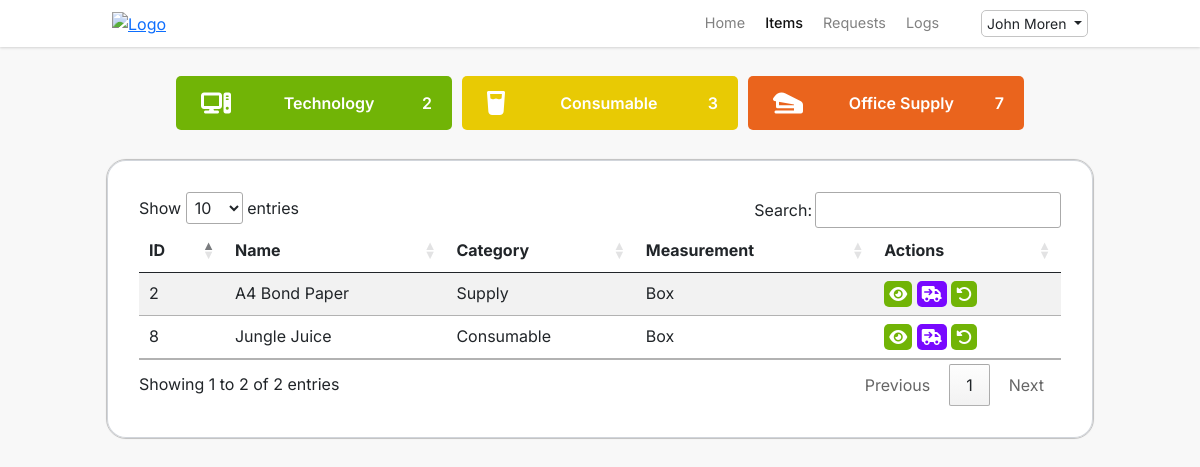
Screenshot of /items.php (signed in) with the database file from the repository.
### tables this page shows
CREATE TABLE `items` (
  `item_id` int(11) NOT NULL,
  `item_name` varchar(255) NOT NULL,
  `item_category` int(11) NOT NULL,
  `item_measure` int(11) NOT NULL,
  `item_quantity` int(11) NOT NULL,
  `item_chapter` int(11) NOT NULL,
  `item_description` varchar(255) NOT NULL,
  `item_image` varchar(255) NOT NULL
);

CREATE TABLE `items_category` (
  `item_category_id` int(11) NOT NULL,
  `item_category_name` varchar(255) NOT NULL
);

CREATE TABLE `items_unit_of_measure` (
  `item_uom_id` int(11) NOT NULL,
  `item_uom_name` varchar(255) NOT NULL
);

### items.php (the view, shortened to what this page needs)
<?php
include 'includes/config.inc.php';
?>
<!DOCTYPE html>
<html lang="en">
<head>
    <?php include_once 'includes/headers.inc.php'; ?>
    <link rel="stylesheet" href="assets/css/style.css?v=<?php echo time(); ?>">
    <link rel="stylesheet" href="assets/css/nav.css?v=<?php echo time(); ?>">
    <link rel="stylesheet" href="assets/css/items.css?v=<?php echo time(); ?>">
    <link rel="stylesheet" href="https://cdn.datatables.net/1.13.6/css/jquery.dataTables.css" />
</head>
<body>
    <?php include 'nav.php';?>
    <div id="wrapper">
        <div class="section px-5 pt-4">
            <div class="row justify-content-center align-items-center">
                <div class="box col-sm-12 col-md-3 col-lg-3">
                    <i class="fa-solid fa-computer icon"></i>
                    <p class="m-0">Technology</p>
                    <?php
                        $query = "SELECT COUNT(item_category) FROM items WHERE item_category = 1";
                        $stmt = $pdo->query($query);
                        $count = $stmt->fetchColumn();
                        if ($count !== false) {
                            echo '<p class="m-0">'.$count.'</p>';
                        } else {
                            echo "Error fetching count";
                        }
                    ?>
                </div>
                <div class="box col-sm-12 col-md-3 col-lg-3">
                    <i class="fa-solid fa-glass-water icon"></i>
                    <p class="m-0">Consumable</p>
                    <?php
                        $query = "SELECT COUNT(item_category) FROM items WHERE item_category = 2";
                        $stmt = $pdo->query($query);
                        $count = $stmt->fetchColumn();
                        if ($count !== false) {
                            echo '<p class="m-0">'.$count.'</p>';
                        } else {
                            echo "Error fetching count";
                        }
                    ?>
                </div>
                <div class="box col-sm-12 col-md-3 col-lg-3">
                    <i class="fa-solid fa-stapler icon"></i>
                    <p class="m-0 px-2">Office Supply</p>
                    <?php
                        $query = "SELECT COUNT(item_category) FROM items WHERE item_category = 3";
                        $stmt = $pdo->query($query);
                        $count = $stmt->fetchColumn();
                        if ($count !== false) {
                            echo '<p class="m-0">'.$count.'</p>';
                        } else {
                            echo "Error fetching count";
                        }
                    ?>
                </div>
            </div>
            <br>
            <div class="row justify-content-center align-items-center">
                <div class="col-12 col-sm-12 col-md-12 col-lg-11">
                    <div class="table-responsive">
                        <table class="table table-hover table-sm table-striped">
                            <thead>
                                <tr>
                                    <th>ID</th>
                                    <th>Name</th>
                                    <th>Category</th>
                                    <th>Measurement</th>
                                    <th>Actions</th>
                                </tr>
                            </thead>
                            <tbody>
                                <?php
                                    if (isset($_SESSION['CT'])) {
                                        try{
                                            if(($_SESSION['CH'] == 1) && ($_SESSION['CT'] == 1)) {
                                                $query = "SELECT items.item_id AS ID,\n"
                                                . "items.item_name AS Name,\n"
                                                . "items_category.item_category_name AS Category,\n"
                                                . "items_unit_of_measure.item_uom_name AS Measurement,\n"
                                                . "items.item_quantity AS Quantity,\n"
                                                . "chapters.chapter_name AS Chapter\n"
                                                . "FROM items\n"
                                                . "INNER JOIN items_category ON items.item_category = items_category.item_category_id\n"
                                                . "INNER JOIN items_unit_of_measure ON items.item_measure = items_unit_of_measure.item_uom_id\n"
                                                . "INNER JOIN chapters ON items.item_chapter = chapters.chapter_id;";
                                            } else {
                                                $user_chapter = $_SESSION['CH'];
                                                $query = "SELECT
                                                            items.item_id AS ID,
                                                            items.item_name AS Name,
                                                            items_category.item_category_name AS Category,
                                                            items_unit_of_measure.item_uom_name AS Measurement
                                                        FROM items
                                                        INNER JOIN items_category ON items.item_category = items_category.item_category_id
                                                        INNER JOIN items_unit_of_measure ON items.item_measure = items_unit_of_measure.item_uom_id
                                                        WHERE items.item_chapter = $user_chapter;";
                                            }
                                            $stmt = $pdo->query($query);
                                            $stmt->execute();
                                            $result = $stmt->fetchAll(PDO::FETCH_ASSOC);
                                            foreach ($result as $row) {
                                            ?>
                                                <tr>
                                                    <td><?php echo $row['ID']; ?></td>
                                                    <td><?php echo $row['Name']; ?></td>
                                                    <td><?php echo $row['Category']; ?></td>
                                                    <td><?php echo $row['Measurement']; ?></td>
                                                    <td>
                                                        <?php if ($_SESSION['CT'] == 1) {
                                                            echo '
                                                            <a href="http://" target="" rel="noopener noreferrer" data-toggle="tooltip" title="View"><i class="fa-solid fa-eye"></i></a>
                                                            <a href="http://" target="" rel="noopener noreferrer" data-toggle="tooltip" title="Edit"><i class="fa-solid fa-pen-to-square"></i></a>
                                                            <a href="http://" target="" rel="noopener noreferrer" data-toggle="tooltip" title="Delete"><i class="fa-solid fa-trash"></i></i></a>
                                                            <a href="http://" target="" rel="noopener noreferrer" data-toggle="tooltip" title="Request"><i class="fa-solid fa-truck-arrow-right"></i></a>
                                                            <a href="http://" target="" rel="noopener noreferrer" data-toggle="tooltip" title="Return"><i class="fa-solid fa-rotate-left"></i></a>
                                                            ';
                                                        } else {
                                                            echo '
                                                            <a href="http://" target="" rel="noopener noreferrer" data-toggle="tooltip" title="View"><i class="fa-solid fa-eye"></i></a>
                                                            <a href="http://" target="" rel="noopener noreferrer" data-toggle="tooltip" title="Return"><i class="fa-solid fa-truck-arrow-right"></i></a>
                                                            <a href="http://" target="" rel="noopener noreferrer" data-toggle="tooltip" title="Return"><i class="fa-solid fa-rotate-left"></i></a>
                                                            ';
                                                        }
                                                        ?>
                                                    </td>
                                                </tr>
                                            <?php
                                            }
                                        } catch (PDOException $e) {
                                            echo "Error: " . $e->getMessage();
                                        }
                                    }
                                ?>
                            </tbody>
                        </table>
                    </div>
                </div>
            </div>
        </div>
    </div>
</body>
</html>

### assets/css/style.css (style rules this page uses)
:root { --mainFont: 'Inter', sans-serif; --white: #fff; --gray: #f8f8f8; --darkGray: #818181; --black: #121212; --green: #71b406; --purple: #7808ff; --orange: #ea641d; --yellow: #e8ca04; --border: 1px solid #c4c4c4; --boxShadow: rgba(0, 0, 0, 0.1) 0px 1px 3px 0px, rgba(0, 0, 0, 0.06) 0px 1px 2px 0px; --boxShadowTable: rgba(0, 0, 0, 0.014) 0px 0px 0px 1px, rgb(209, 213, 219) 0px 0px 0px 1px inset; }
*, body, html { padding: 0; margin: 0; box-sizing: border-box; scroll-behavior: smooth; }
body { font-family: var(--mainFont); height: 100%; margin: 0; }
#wrapper { min-height: 100vh; background-color: var(--gray); height: 100%; margin: 0; }

### assets/css/nav.css (style rules this page uses)
.row { margin: 0; }
.fa-solid { padding: 5px; border-radius: 5px; color: var(--white); }

### assets/css/items.css (style rules this page uses)
.box { background-color: #d3d3d3; margin: 5px; padding: 10px 20px; border-radius: 5px; display: flex; justify-content: space-between; align-items: center; }
.box i { color: var(--white); }
.box p { font-weight: 600; color: var(--white); }
.icon::before { font-size: 1.5rem; }
.box:first-of-type { background-color: var(--green); }
.box:nth-child(2) { background-color: var(--yellow); }
.box:nth-child(3) { background-color: var(--orange); }
.table-responsive { background-color: var(--white); padding: 2rem 2rem; border: var(--border); border-radius: 20px; box-shadow: var(--boxShadowTable); }
.table { margin-bottom: 0; }
.table .fa-solid { padding: 5px; border-radius: 5px; color: var(--white); }
.table .fa-eye { background-color: var(--green); }
.table .fa-rotate-left { background-color: var(--green); }
.table .fa-truck-arrow-right { background-color: var(--purple); }

### rows the page displays
items: item_id "2", item_name "A4 Bond Paper", item_category.item_category_name "Supply", item_measure.item_uom_name "Box"
items: item_id "8", item_name "Jungle Juice", item_category.item_category_name "Consumable", item_measure.item_uom_name "Box"

### other values shown
$_SESSION['FN'] "John Moren"
$count "2"
$count "3"
$count "7"
